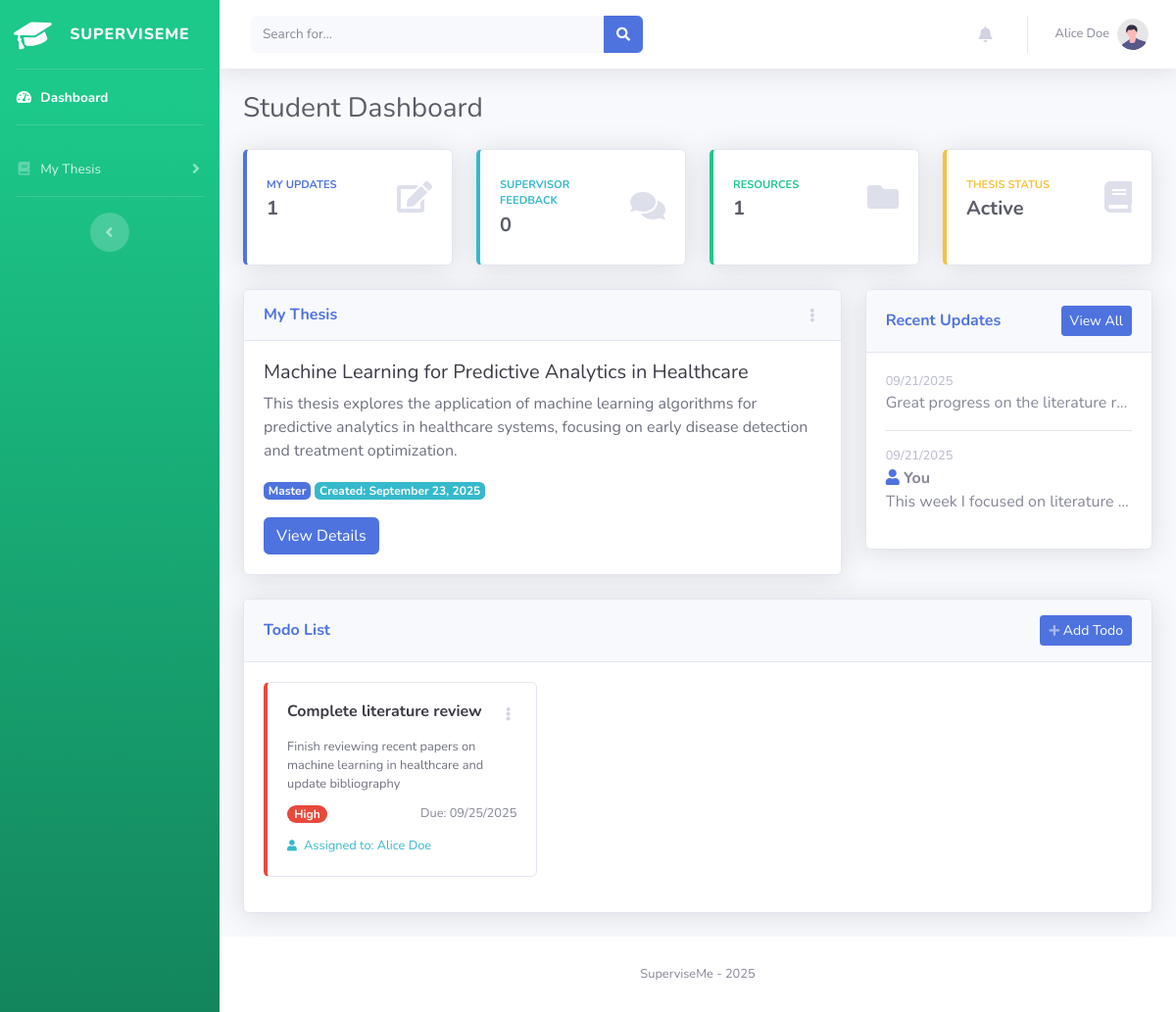
Page /student/dashboard (signed in) on the earlier database version.
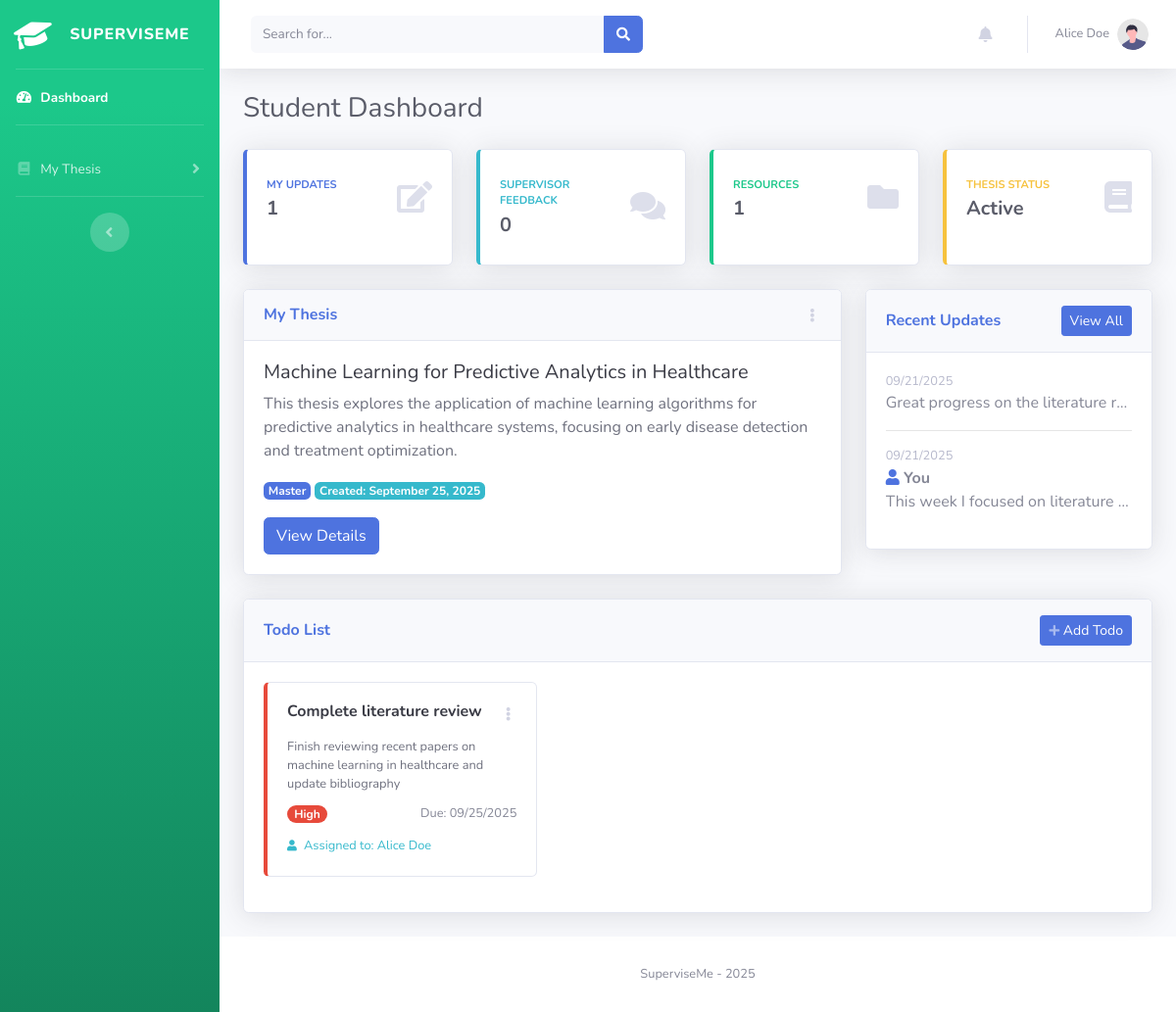
Same page on the later database version.
### superviseme/models.py (models this page shows)
class Thesis(db.Model):
    __tablename__ = "thesis"
    id = db.Column(db.Integer, primary_key=True)
    title = db.Column(db.String(100), nullable=False)
    description = db.Column(db.Text, nullable=False)
    author_id = db.Column(db.Integer, db.ForeignKey("user_mgmt.id"), nullable=True)
    frozen = db.Column(db.Boolean, default=False)
    level = db.Column(db.Text, nullable=True)
    created_at = db.Column(db.Integer, nullable=False)

### superviseme/routes/student.py (the view, shortened to what this page needs)
@student.route("/student/dashboard")
@login_required
def dashboard():
    privilege_check = check_privileges(current_user.username, role="student")
    if privilege_check is not True:
        return privilege_check
    update_user_activity("student_dashboard")
    thesis = Thesis.query.filter_by(author_id=current_user.id).first()
    thesis_stats = {}
    if thesis:
        thesis_stats = {
            'updates_count': Thesis_Update.query.filter_by(
                thesis_id=thesis.id,
                author_id=current_user.id
            ).count(),
            'supervisor_comments': Thesis_Update.query.filter_by(
                thesis_id=thesis.id,
                update_type='supervisor_update'
            ).count(),
            'resources_count': Resource.query.filter_by(thesis_id=thesis.id).count(),
        }
        recent_updates = Thesis_Update.query.filter_by(
            thesis_id=thesis.id
        ).order_by(Thesis_Update.created_at.desc()).limit(5).all()
        todos = Todo.query.filter_by(thesis_id=thesis.id).order_by(
            Todo.status.asc(),  # pending first
            Todo.priority.desc(),  # high priority first
            Todo.created_at.desc()
        ).all()
        supervisor_info = None
        thesis_supervisor = Thesis_Supervisor.query.filter_by(thesis_id=thesis.id).first()
        if thesis_supervisor:
            supervisor_info = thesis_supervisor.supervisor
    return render_template("student/student_dashboard.html",
                         thesis=thesis,
                         thesis_stats=thesis_stats,
                         recent_updates=recent_updates,
                         todos=todos,
                         supervisor_info=supervisor_info,
                         dt=datetime.fromtimestamp)

### superviseme/utils/activity_tracker.py (called while the page is built)
def update_user_activity(location="platform"):
    if current_user.is_authenticated:
        try:
            current_user.last_activity = int(time.time())
            current_user.last_activity_location = location
            db.session.commit()
            logger.debug(f"Updated activity for user {current_user.username} at {location}")
        except Exception as e:
            db.session.rollback()
            logger.error(f"Failed to update activity for user {current_user.username}: {str(e)}")

### superviseme/utils/miscellanea.py (called while the page is built, shortened)
def check_privileges(username, role="admin"):
    user = User_mgmt.query.filter_by(username=username).first()
    if not user:
        abort(404)
    return True

### superviseme/templates/student/student_dashboard.html (shortened to what the changed rows need)
{% include 'admin/components/header.html' %}
<body id="page-top">
    <div id="wrapper">
        <div id="content-wrapper" class="d-flex flex-column">
            <div id="content">
                <div class="container-fluid">
                    <div class="d-sm-flex align-items-center justify-content-between mb-4">
                        <h1 class="h3 mb-0 text-gray-800">Student Dashboard</h1>
                    </div>
                    {% if thesis %}
                    <div class="row">
                        <div class="col-xl-8 col-lg-7">
                            <div class="card shadow mb-4">
                                <div class="card-header py-3 d-flex flex-row align-items-center justify-content-between">
                                    <h6 class="m-0 font-weight-bold text-primary">My Thesis</h6>
                                    <div class="dropdown no-arrow">
                                        <a class="dropdown-toggle" href="{{ url_for('student.thesis_data') }}" role="button">
                                            <i class="fas fa-ellipsis-v fa-sm fa-fw text-gray-400"></i>
                                        </a>
                                    </div>
                                </div>
                                <div class="card-body">
                                    <h4 class="h5 text-gray-900">{{ thesis.title }}</h4>
                                    <p class="text-gray-700">{{ thesis.description }}</p>
                                    <div class="mt-3">
                                        <span class="badge badge-primary">{{ thesis.level|title if thesis.level else 'No Level' }}</span>
                                        <span class="badge badge-info">Created: {{ dt(thesis.created_at).strftime('%B %d, %Y') if thesis.created_at else 'Unknown' }}</span>
                                    </div>
                                    <div class="mt-3">
                                        <a href="{{ url_for('student.thesis_data') }}" class="btn btn-primary">View Details</a>
                                    </div>
                                </div>
                            </div>
                        </div>
                        <div class="col-xl-4 col-lg-5">
                            <div class="card shadow mb-4">
                                <div class="card-header py-3 d-flex flex-row align-items-center justify-content-between">
                                    <h6 class="m-0 font-weight-bold text-primary">Recent Updates</h6>
                                    <a href="{{ url_for('student.thesis_data') }}#updates" class="btn btn-sm btn-primary">View All</a>
                                </div>
                                <div class="card-body">
                                    {% if recent_updates %}
                                        {% for update in recent_updates %}
                                        <div class="mb-3">
                                            <div class="small text-gray-500">{{ dt(update.created_at).strftime('%m/%d/%Y') if update.created_at else 'Unknown time' }}</div>
                                            <div class="font-weight-bold">
                                                {% if update.update_type == 'student_update' %}
                                                    <i class="fas fa-user text-primary"></i> You
                                                {% elif update.update_type == 'supervisor_update' %}
                                                    <i class="fas fa-user-tie text-info"></i> Supervisor
                                                {% endif %}
                                            </div>
                                            <div class="text-truncate">{{ update.content[:100] }}{% if update.content|length > 100 %}...{% endif %}</div>
                                        </div>
                                        {% if not loop.last %}<hr>{% endif %}
                                        {% endfor %}
                                    {% else %}
                                        <p class="text-gray-500">No recent updates.</p>
                                    {% endif %}
                                </div>
                            </div>
                        </div>
                    </div>
                    <div class="row">
                        <div class="col-xl-12 col-lg-12">
                            <div class="card shadow mb-4">
                                <div class="card-header py-3 d-flex flex-row align-items-center justify-content-between">
                                    <h6 class="m-0 font-weight-bold text-primary">Todo List</h6>
                                    <button class="btn btn-primary btn-sm" data-toggle="modal" data-target="#addTodoModal">
                                        <i class="fas fa-plus fa-sm text-white-50"></i> Add Todo
                                    </button>
                                </div>
                                <div class="card-body">
                                    {% if todos %}
                                        <div class="row">
                                            {% for todo in todos %}
                                            {% if todo.status != 'completed' %}
                                            <div class="col-md-6 col-lg-4 mb-3">
                                                <div class="card border-left-{% if todo.priority == 'high' %}danger{% elif todo.priority == 'medium' %}warning{% else %}info{% endif %} h-100">
                                                    <div class="card-body">
                                                        <div class="d-flex justify-content-between align-items-start mb-2">
                                                            <a href="{{ url_for('student.todo_detail', todo_id=todo.id) }}" class="text-decoration-none">
                                                                <h6 class="font-weight-bold text-gray-900">
                                                                    {{ todo.title }}
                                                                </h6>
                                                            </a>
                                                            <div class="dropdown no-arrow">
                                                                <a class="dropdown-toggle" href="#" role="button" id="todoDropdown{{ todo.id }}" data-toggle="dropdown">
                                                                    <i class="fas fa-ellipsis-v fa-sm fa-fw text-gray-400"></i>
                                                                </a>
                                                            </div>
                                                        </div>
                                                        {% if todo.description %}
                                                        <p class="text-gray-700 small mb-2">{{ todo.description }}</p>
                                                        {% endif %}
                                                        <div class="d-flex justify-content-between align-items-center">
                                                            <div>
                                                                <span class="badge badge-{% if todo.priority == 'high' %}danger{% elif todo.priority == 'medium' %}warning{% else %}info{% endif %} badge-pill">
                                                                    {{ todo.priority|title }}
                                                                </span>
                                                            </div>
                                                            {% if todo.due_date %}
                                                            <small class="text-muted">
                                                                Due: {{ dt(todo.due_date).strftime('%m/%d/%Y') }}
                                                            </small>
                                                            {% endif %}
                                                        </div>
                                                        {% if todo.assigned_to %}
                                                        <div class="mt-2">
                                                            <small class="text-info">
                                                                <i class="fas fa-user fa-sm mr-1"></i>
                                                                Assigned to: {{ todo.assigned_to.name }} {{ todo.assigned_to.surname }}
                                                            </small>
                                                        </div>
                                                        {% endif %}
                                                    </div>
                                                </div>
                                            </div>
                                            {% endif %}
                                            {% endfor %}
                                        </div>
                                    {% else %}
                                        <div class="text-center py-4">
                                            <i class="fas fa-clipboard-list fa-3x text-gray-300 mb-3"></i>
                                            <h5 class="text-gray-500">No todos yet</h5>
                                            <p class="text-gray-400">Create your first todo to get organized!</p>
                                        </div>
                                    {% endif %}
                                </div>
                            </div>
                        </div>
                    </div>
                    {% endif %}
                </div>
            </div>
            {% include 'admin/components/footer.html' %}
</body>
</html>

Differences in the rows shown:
changed Thesis "Machine Learning for Predictive Analytics in Healthcare": created_at "September 23, 2025" → "September 25, 2025"
